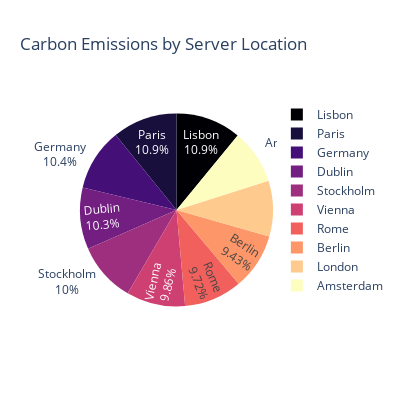

Notebook cell for this chart:
### Code cell
# 7. Carbon Emissions distribution by Server Location

# Group by location and sum the emissions
location_emissions = energy_df.groupby('Server Location')['Carbon Emissions (kg CO2)'].sum().reset_index()

fig = px.pie(
    location_emissions,
    names='Server Location',
    values='Carbon Emissions (kg CO2)',
    title='Carbon Emissions by Server Location',
    color_discrete_sequence=px.colors.sequential.Magma,
    width=400, height=400
)

fig.update_traces(
    textinfo='percent+label',
    hovertemplate='<b>%{label}</b><br>Carbon Emissions: %{value:.2f} kg<extra></extra>'
)

fig.show()

### Figure 1 — Plotly figure (JSON) as saved in the notebook; plotly's stock layout.template omitted (floating-point values rounded to 4 significant figures)
{"data": [{"domain": {"x": [0, 1], "y": [0, 1]}, "hovertemplate": "<b>%{label}</b><br>Carbon Emissions: %{value:.2f} kg<extra></extra>", "labels": ["Amsterdam", "Berlin", "Dublin", "Germany", "Lisbon", "London", "Paris", "Rome", "Stockholm", "Vienna"], "legendgroup": "", "name": "", "showlegend": true, "textinfo": "percent+label", "type": "pie", "values": [114600.0, 118000.0, 129000.0, 130000.0, 136700.0, 116700.0, 135800.0, 121500.0, 125100.0, 123400.0]}], "layout": {"height": 400, "legend": {"tracegroupgap": 0}, "piecolorway": ["#000004", "#180f3d", "#440f76", "#721f81", "#9e2f7f", "#cd4071", "#f1605d", "#fd9668", "#feca8d", "#fcfdbf"], "title": {"text": "Carbon Emissions by Server Location"}, "width": 400}}
